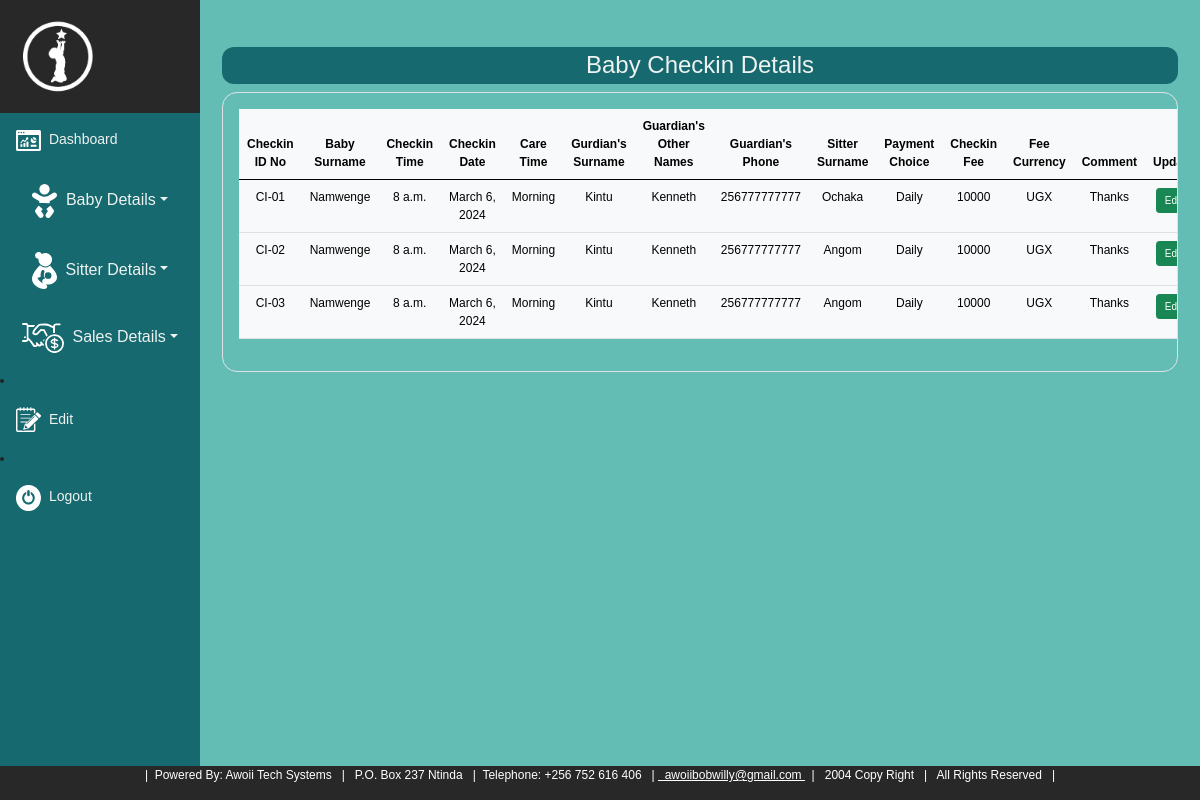
Screenshot of /bcheckinrecord/ (signed in) with the database file from the repository.
### atsapp/models.py (models this page shows, shortened)
class Checkin(models.Model):
    baby_id = models.ForeignKey(Baby_Register, on_delete=models.CASCADE)
    checkin_time = models.TimeField()
    checkin_date = models.DateField()
    checkin_care_time = models.CharField(max_length=10, choices=[('Morning', 'Morning'), ('Afternoon', 'Afternoon'), ('Evening', 'Evening'), ('Night', 'Night')])
    checkin_guardians_sur_name = models.CharField(max_length=100)
    checkin_guardians_other_names = models.CharField(max_length=200)
    checkin_guardians_telephone = models.IntegerField()
    sitter_id = models.ForeignKey(Sitter_Register, on_delete=models.CASCADE)
    checkin_payment_choice = models.CharField(max_length=10, choices=[('Daily', 'Daily'), ('Weekly', 'Weekly'), ('Monthly', 'Monthly')])
    daystar_checkin_fee = models.IntegerField()
    daystar_checkin_fee_currency = models.CharField(max_length= 10, choices=[('UGX', 'UGX'), ('USD', 'USD')], default= 'UGX')
    checkin_comment = models.CharField(max_length=1000)

class Baby_Register(models.Model):
    babiz_sur_name = models.CharField(max_length=20)
    babiz_other_names = models.CharField(max_length=20)
    babiz_gender = models.CharField(max_length=20, choices=[('Male', 'Male'), ('Female', 'Female')])
    babiz_date_of_birth = models.DateField()
    parentz_sur_name = models.CharField(max_length=20)
    parentz_other_names = models.CharField(max_length=20)
    parentz_gender = models.CharField(max_length=20, choices=[('Male', 'Male'), ('Female', 'Female')])
    parentz_date_of_birth = models.DateField()
    parentz_telephone = models.IntegerField()
    parentz_address = models.CharField(max_length=50)
    parentz_email = models.EmailField(max_length=50)
    def __str__(self):
        return self.babiz_sur_name

class Sitter_Register(models.Model):
    sit_sur_name = models.CharField(max_length=20)
    sit_other_names = models.CharField(max_length=20)
    sit_gender = models.CharField(max_length=20, choices=[('Male', 'Male'), ('Female', 'Female')])
    sit_date_of_birth = models.DateField()
    sit_nin_number = models.CharField(max_length=20)
    sit_educlevel = models.CharField(max_length=20, choices=[('Primary', 'Primary'), ('O-Level', 'O-Level'), ('A-Level', 'A-Level'), ('Certificate', 'Certificate'), ('Diploma', 'Diploma'), ('Degree', 'Degree'), ('Others', 'Others')])
    sit_religion = models.CharField(max_length=20, choices=[('Born Aagain', 'Born Aagain'), ('Anglican', 'Anglican'), ('Catholic', 'Catholic'), ('Islam', 'Islam'), ('Others', 'Others')])
    sit_address = models.CharField(max_length=20, choices=[('Kabalagala', 'Kabalagala'), ('Other', 'Other')])
    sit_email = models.EmailField(max_length=50)
    sit_telephone = models.IntegerField()
    snok_sur_name = models.CharField(max_length=20)
    snok_other_names = models.CharField(max_length=10)
    snok_gender = models.CharField(max_length=20, choices=[('Male', 'Male'), ('Female', 'Female')])
    snok_date_of_birth = models.DateField()
    snok_address = models.CharField(max_length=50)
    snok_email = models.EmailField(max_length=50)
    snok_telephone = models.IntegerField()
    def __str__(self):
        return self.sit_sur_name

### atsapp/views.py (the view)
# urls.py: path('bcheckinrecord/', views.bcheckin_list, name='bcheckinrecord'),
@login_required
def bcheckin_list(request):
    checkinlist = Checkin.objects.all()
    return render(request, 'atsapp/bcheckinrecord.html', {'checkinlist': checkinlist})

### atsapp/templates/atsapp/bcheckinrecord.html (shortened to what this page needs)
{% extends 'atsapp/base.html' %}
{% load static %}
{% block content %}
<div class="container mt-4" style = "font-size: 12px; border-radius: 40px">
  <h4  class="infoheading">Baby Checkin Details</h4>
  <div class="border p-3 overflow-scroll" style = "border-radius: 15px;">
    <table class="table table table-hover table-light">
        <thead>
          <tr>
            <th scope="col">Checkin ID No</th>
            <th scope="col">Baby Surname</th>
            <th scope="col">Checkin Time</th>
            <th scope="col">Checkin Date</th>
            <th scope="col">Care Time</th>
            <th scope="col">Gurdian's Surname</th>
            <th scope="col">Guardian's Other Names</th>
            <th scope="col">Guardian's Phone</th>
            <th scope="col">Sitter Surname</th>
            <th scope="col">Payment Choice</th>
            <th scope="col">Checkin Fee</th>
            <th scope="col">Fee Currency</th>
            <th scope="col">Comment</th>
            <th scope="col">Update</th>
          </tr>
        </thead>
        <tbody>
          {% for checkin in checkinlist %}
          <tr>
            <td>CI-0{{ checkin.id }}</td>
            <td>{{ checkin.baby_id }}</td>
            <td>{{ checkin.checkin_time }}</td>
            <td>{{ checkin.checkin_date }}</td>
            <td>{{ checkin.checkin_care_time }}</td>
            <td>{{ checkin.checkin_guardians_sur_name }}</td>
            <td>{{ checkin.checkin_guardians_other_names }}</td>
            <td>{{ checkin.checkin_guardians_telephone }}</td>
            <td>{{ checkin.sitter_id }}</td>
            <td>{{ checkin.checkin_payment_choice }}</td>
            <td>{{ checkin.daystar_checkin_fee }}</td>
            <td>{{ checkin.daystar_checkin_fee_currency }}</td>
            <td>{{ checkin.checkin_comment }}</td>
            <td><a class = "btn btn-sm btn-success" href="{% url 'edit_checkin' checkin.id %}" style = "font-size: 10px;">Edit</a></td>
          </tr>
          {% endfor %}
        </tbody>
      </table>
  </div>
  </div>
{% endblock %}

### atsapp/static/atsapp/css/stail.css (style rules this page uses)
body { margin: 0; font-family: Arial, Helvetica, sans-serif; background-color: rgb(99, 189, 181); font-size: 14px; }
.container { position: relative; text-align: center; color: white; }
.infoheading { background-color:rgb(21, 105, 111); border-radius: 12px; text-align: center; padding: 4px; text-align: center; color: rgb(238, 242, 240); margin-top: 20px; }
.container { padding: 2px 6px; }

### rows the page displays
Checkin: id "1", baby_id "Namwenge", checkin_time "8 a.m.", checkin_date "March 6, 2024", checkin_care_time "Morning", checkin_guardians_sur_name "Kintu", checkin_guardians_other_names "Kenneth", checkin_guardians_telephone "256777777777", sitter_id "Ochaka", checkin_payment_choice "Daily", daystar_checkin_fee "10000", daystar_checkin_fee_currency "UGX", checkin_comment "Thanks"
Checkin: id "2", baby_id "Namwenge", checkin_time "8 a.m.", checkin_date "March 6, 2024", checkin_care_time "Morning", checkin_guardians_sur_name "Kintu", checkin_guardians_other_names "Kenneth", checkin_guardians_telephone "256777777777", sitter_id "Angom", checkin_payment_choice "Daily", daystar_checkin_fee "10000", daystar_checkin_fee_currency "UGX", checkin_comment "Thanks"
Checkin: id "3", baby_id "Namwenge", checkin_time "8 a.m.", checkin_date "March 6, 2024", checkin_care_time "Morning", checkin_guardians_sur_name "Kintu", checkin_guardians_other_names "Kenneth", checkin_guardians_telephone "256777777777", sitter_id "Angom", checkin_payment_choice "Daily", daystar_checkin_fee "10000", daystar_checkin_fee_currency "UGX", checkin_comment "Thanks"
